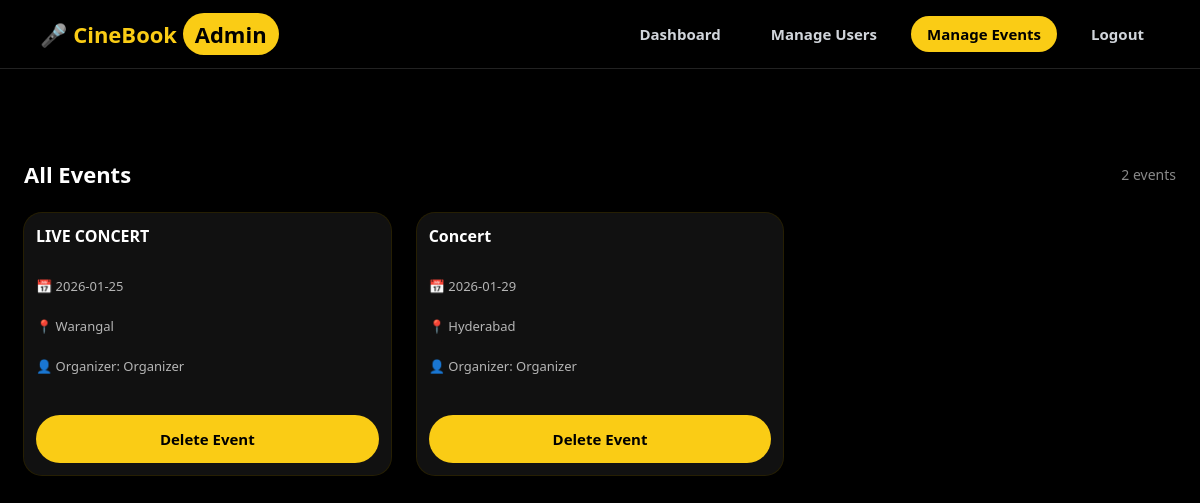
The app's page /admin/events (signed in) with its own data.
### tables this page shows
CREATE TABLE events (
    id INTEGER PRIMARY KEY AUTOINCREMENT,
    title TEXT,
    description TEXT,
    date TEXT,
    location TEXT,
    seats INTEGER,
    price INTEGER
, vip_seats INTEGER DEFAULT 0, vvip_seats INTEGER DEFAULT 0, mip_seats INTEGER DEFAULT 0, celebrity_seats INTEGER DEFAULT 0, vip_price INTEGER, vvip_price INTEGER, mip_price INTEGER, celebrity_price INTEGER, organizer_id INTEGER);

### app.py (the view)
@app.route("/admin/events")
def admin_events():
    if session.get("role") != "admin":
        return redirect("/home")
    con = get_db()
    cur = con.cursor()
    cur.execute("""
        SELECT
            e.id,
            e.title,
            e.date,
            e.location,
            COALESCE(u.name,'Admin')
        FROM events e
        LEFT JOIN users u ON e.organizer_id = u.id
    """)
    events = cur.fetchall()
    con.close()
    return render_template("admin_events.html", events=events)

### app.py (called while the page is built)
def get_db():
    return sqlite3.connect("database.db", check_same_thread=False)

### templates/admin_events.html (shortened to what this page needs)
<!DOCTYPE html>
<html lang="en">
<head>
    <link rel="stylesheet" href="{{ url_for('static', filename='style.css') }}">
</head>
<body>
<header class="header">
    <div class="logo">
        🎤 CineBook <span class="admin-badge">Admin</span>
    </div>
    <nav class="nav">
        <a href="/admin/dashboard" class="nav-link">Dashboard</a>
        <a href="/admin/users" class="nav-link">Manage Users</a>
        <a href="/admin/events" class="btn-yellow">Manage Events</a>
        <a href="/logout" class="nav-link logout">Logout</a>
    </nav>
</header>
<section class="movies" style="margin-top: 50px;">
    <div class="movies-header">
        <h2>All Events</h2>
        <span class="event-count">{{ events|length }} events</span>
    </div>
    {% if events %}
    <div class="movie-grid">
        {% for e in events %}
        <div class="movie-card">
            <div class="movie-title">
                {{ e[1] }}
            </div>
            <div class="movie-meta" style="padding: 10px 12px;">
                <span>📅 {{ e[2] }}</span><br>
                <span>📍 {{ e[3] }}</span><br>
                <span>👤 Organizer: {{ e[4] }}</span>
            </div>
            <a href="/admin/events/delete/{{ e[0] }}"
               class="btn-yellow"
               style="display:block; margin:12px; text-align:center;"
               onclick="return confirm('Are you sure you want to delete this event?');">
                Delete Event
            </a>
        </div>
        {% endfor %}
    </div>
    {% else %}
        <p style="color:#aaa; text-align:center; margin-top:40px;">
            No events found.
        </p>
    {% endif %}
</section>
</body>
</html>

### static/style.css (style rules this page uses)
* { margin: 0; padding: 0; box-sizing: border-box; font-family: 'Segoe UI', sans-serif; }
body { background: #000; color: #fff; }
.header { display: flex; justify-content: space-between; align-items: center; padding: 16px 40px; border-bottom: 1px solid #222; }
.logo { color: #facc15; font-size: 22px; font-weight: bold; }
.nav { display: flex; align-items: center; gap: 18px; }
.nav a, .nav button { background: transparent; border: none; text-decoration: none; color: #d1d5db; font-weight: 600; font-size: 15px; padding: 8px 16px; border-radius: 999px; cursor: pointer; transition: all 0.25s ease; }
.btn-yellow { background: #facc15 !important; color: #000 !important; font-weight: 700; }
.movies { padding: 40px; }
.movies-header { display: flex; justify-content: space-between; margin-bottom: 20px; }
.movies-header span { color: #888; }
.movie-grid { display: grid; grid-template-columns: repeat(auto-fit, minmax(220px, 1fr)); gap: 24px; }
.movie-card { background: #111; border-radius: 14px; overflow: hidden; transition: transform 0.3s ease; }
.movie-title { padding: 12px; font-weight: bold; }
.admin-badge { background: #facc15; color: black; padding: 6px 12px; border-radius: 999px; font-weight: bold; }
a { text-decoration: none; }
* { margin: 0; padding: 0; box-sizing: border-box; font-family: "Segoe UI", Tahoma, Geneva, Verdana, sans-serif; }
.btn-yellow { background: #facc15; color: #000; border: none; padding: 14px; border-radius: 999px; font-size: 15px; font-weight: 700; cursor: pointer; transition: all 0.3s ease; }
.event-count { color: #9ca3af; font-size: 14px; }
.movies { max-width: 1200px; margin: 0 auto; padding: 40px 24px 80px; }
.movies-header { display: flex; justify-content: space-between; align-items: center; margin-bottom: 24px; }
.movies-header h2 { font-size: 22px; font-weight: 700; }
.event-count { font-size: 14px; color: #9ca3af; }
.movie-grid { display: grid; grid-template-columns: repeat(auto-fill, minmax(280px, 1fr)); gap: 26px; }
.movie-card { background: #111; border-radius: 18px; overflow: hidden; box-shadow: 0 0 0 1px rgba(250,204,21,0.15); display: flex; flex-direction: column; transition: transform 0.25s ease; }
.movie-title { font-size: 16px; font-weight: 700; color: #fff; }
.movie-meta { font-size: 13px; color: #b5b5b5; }
.movie-meta span { display: block; margin-bottom: 4px; }
.movie-card { background: #111; border-radius: 18px; overflow: hidden; box-shadow: 0 0 0 1px rgba(250,204,21,0.15); display: flex; flex-direction: column; }
.movie-title { font-size: 16px; font-weight: 700; }
.movie-meta { color: #b5b5b5; font-size: 13px; margin: 8px 0 14px; }

### records on screen
events: title "LIVE CONCERT", date "2026-01-25", location "Warangal", e "Organizer"
events: title "Concert", date "2026-01-29", location "Hyderabad", e "Organizer"

### other values on screen
{{ events|length }} "2"
